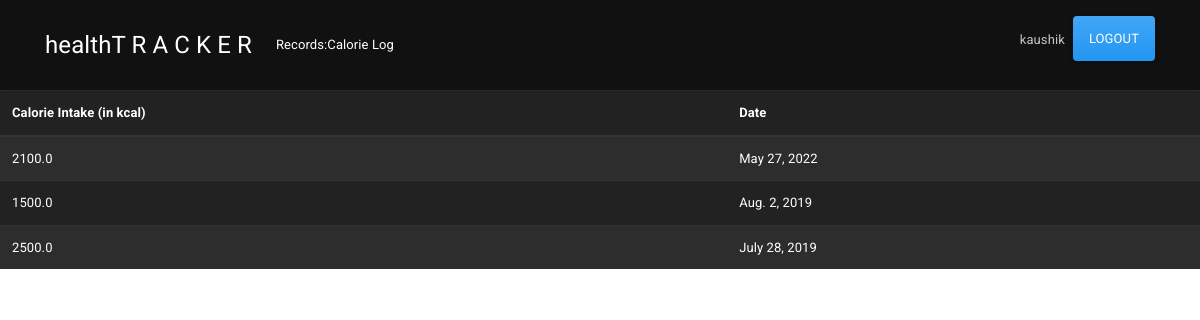
The app's page /app/viewcalorie/ (signed in) with its own data.
### accounts/models.py (models this page shows)
class User(AbstractUser):
    birth_date = models.DateField('Date Of Birth(YYYY-MM-DD)',null=True, blank=True)
    SEX_CHOICES = (
        ('F', 'Female',),
        ('M', 'Male',),
    )
    sex = models.CharField(max_length=1,choices=SEX_CHOICES,)
    height = models.FloatField('Height(in cm):',default=0)

### main/models.py (models this page shows)
class calorieLog(models.Model):
    calorie_intake = models.FloatField('Intake(in kcal): ',default=0)
    date_rec = models.DateField('Date(YYYY-MM-DD):',default=datetime.datetime.now,validators=[clean_date])
    username = models.CharField(max_length=200,default='SOME STRING')

### main/views.py (the view)
# urls.py: path('viewcalorie/', views.viewCalorie, name='viewcalorie'),
def viewCalorie(request):
    calorie = calorieLog.objects.filter(username=request.user.username).order_by('-date_rec')
    return render(request,'main/testcalorie2.html',{'calorie':calorie})

### main/templates/main/testcalorie2.html (shortened to what this page needs)
{% extends 'base.html' %}
    {% block content %}
    <header>
        <nav class="navbar navbar-expand-lg navbar-dark scrolling-navbar bg-primary">
                <div class="container">
                    <a class="navbar-brand" href="{% url 'dashboard' %}">healthT R A C K E R</a>
                    <div class="collapse navbar-collapse" id="basicNav">
                <ul class="navbar-nav mr-auto smooth-scroll">
                    <li class="nav-item active">
                    <a class="nav-link" href="#">Records:Calorie Log</a>
                    </li>
                </ul>
                  <ul class="navbar-nav nav-flex-icons">
                    {% if user.is_authenticated %}
                    <li class="nav-item">
                        <a class="nav-link" href="{% url 'viewprofile' %}">{{user.username}}</a>
                    </li>
                    <li class="nav-item">
                        <p><a class="btn btn-primary" href="{% url 'logout' %}">Logout</a></p>
                    </li>
                    {% endif %}
                </ul>
            </div>
        </div>
    </nav>
</header>
    <div class="page-header">
        <table class="table table-striped table-dark">
            <thead class="thread-light">
                    <tr>
                        <th scope="col">Calorie Intake (in kcal)</th>
                        <th scope="col">Date</th>
                    </tr>
            </thead>
            <tbody>
                {% for item in calorie %}
                <tr>
                    <td>{{item.calorie_intake}}</td>
                    <td>{{item.date_rec}}</td>
                </tr>
                {% endfor %}
            </tbody>
        </table>
    </div>
    {% endblock %}

### static/css/template.css (style rules this page uses)
body,html { height: 100%; scroll-behavior: smooth; }

### static/css/base.css (style rules this page uses)
html, body, header, .view { width:100%; height:100%; max-width: 100%; max-height: 100% }

### records on screen
User: username "kaushik"
calorieLog: calorie_intake "2100.0", date_rec "May 27, 2022"
calorieLog: calorie_intake "1500.0", date_rec "Aug. 2, 2019"
calorieLog: calorie_intake "2500.0", date_rec "July 28, 2019"
